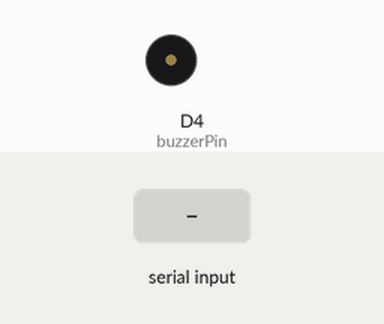
Bench run of a sketch on a simulated ESP8266 (NodeMCU). Parts: buzzer (waves = sounding). The test bench sets the inputs (shaded band).

Above: at 1.2 s.
1.3 s: "1" received over Serial
At 1.9 s:
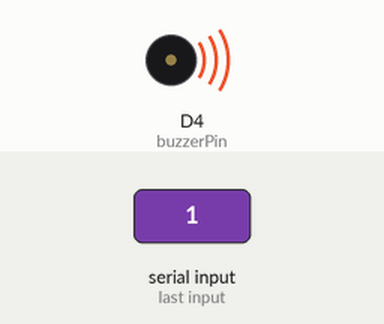
Timing chart, 0 to 4.3 s (numbered marks = the images above; inputs shaded):
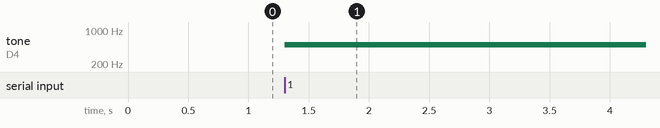

Measured:
- after the input at 1.3 s, tone on D4 (buzzerPin): silent → 500 Hz at once

The sketch:

Master.ino
```cpp
#include <SoftwareSerial.h>
#include <ESP8266WiFi.h>

#define buzzerPin D4

int state = 0;
int potValue = 0;

void setup() {
  // put your setup code here, to run once:
  pinMode (buzzerPin, OUTPUT);
  digitalWrite (buzzerPin, LOW);
  Serial.begin (115200);

}

void loop() {
  // put your main code here, to run repeatedly:
  if (Serial.available() > 0){
    state = Serial.read();
  }

  if (state == '1'){
    digitalWrite (buzzerPin, HIGH);
    tone (buzzerPin, 500);
    delay (1000);
    state = 0;
  }

  else if (state == '0'){
    digitalWrite (buzzerPin, LOW);
    state = 0;
  }

}
```
